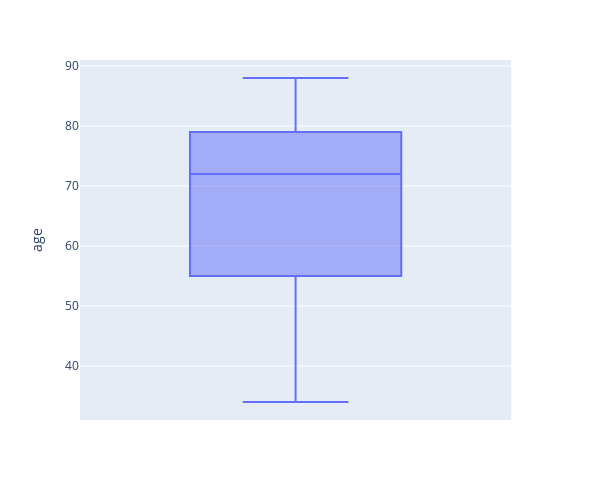

Here is the notebook cell this chart was saved with:
### Code cell
px.box(data1,y='age',height=500,width=600)

### Figure 1 — Plotly figure (JSON) as saved in the notebook; plotly's stock layout.template omitted (floating-point values rounded to 4 significant figures)
{"data": [{"alignmentgroup": "True", "hoverlabel": {"namelength": 0}, "hovertemplate": "age=%{y}", "legendgroup": "", "marker": {"color": "#636efa"}, "name": "", "notched": false, "offsetgroup": "", "orientation": "v", "showlegend": false, "type": "box", "x0": " ", "xaxis": "x", "y": [55, 63, 88, 70, 79, 82, 74, 34, 77, 45], "y0": " ", "yaxis": "y"}], "layout": {"boxmode": "group", "height": 500, "legend": {"tracegroupgap": 0}, "margin": {"t": 60}, "width": 600, "xaxis": {"anchor": "y", "domain": [0, 0.98]}, "yaxis": {"anchor": "x", "domain": [0, 1], "title": {"text": "age"}}}}
